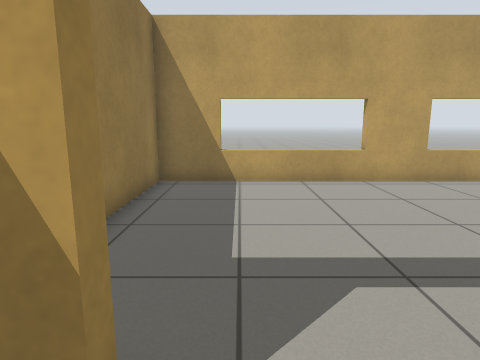
View 1 (above)

16 first-person views from a walk through a world built for the Gazebo simulator. The camera is 0.9 m above the floor, tilts 10° down and sees 75° across. The floor is counted in squares, 0.5 m on a side. Each view is taken from the middle of a square. On the plan, view 1 faces up. The plan holds only what a view shows up to about 16 squares ahead; the rest is blank. Gazebo's built-in surfaces are drawn with simple patterns.

View 2
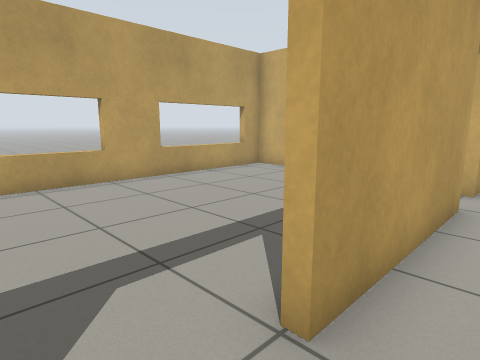

View 3
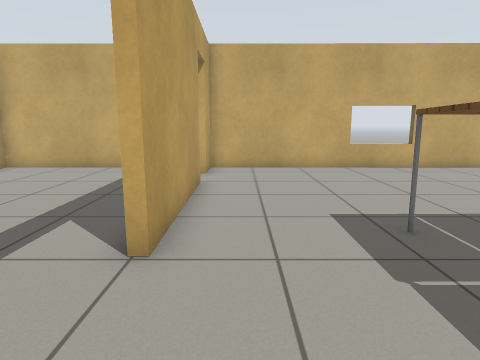

View 4
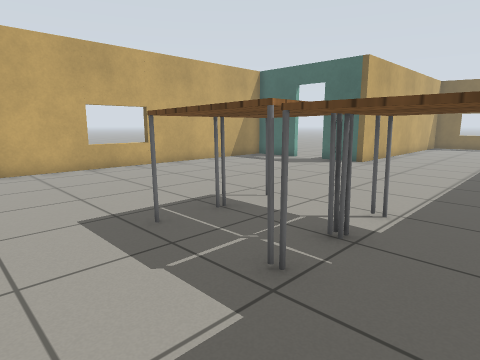

View 5
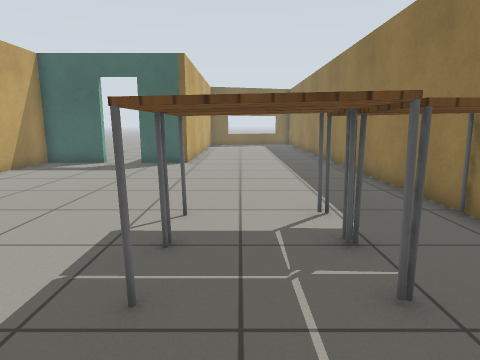

View 6
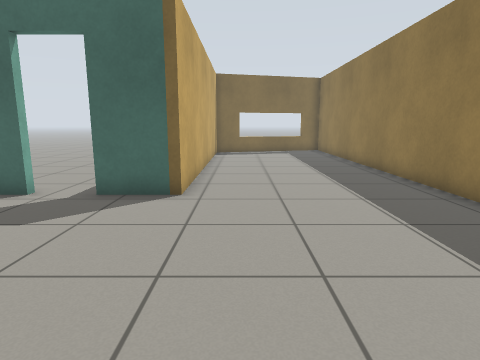

View 7
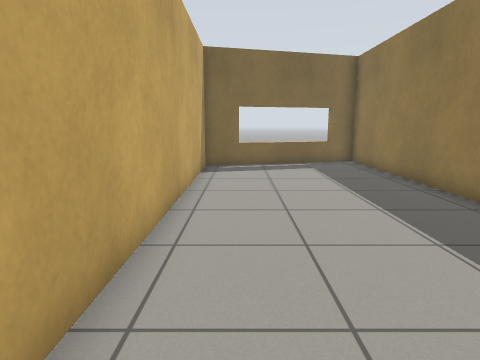

View 8
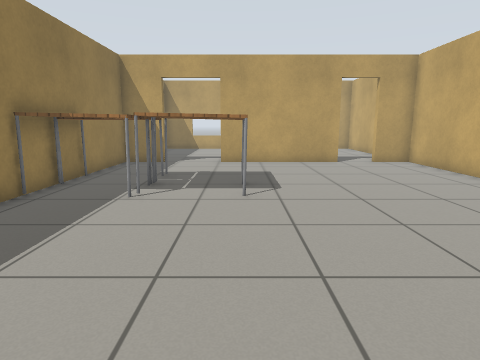

View 9
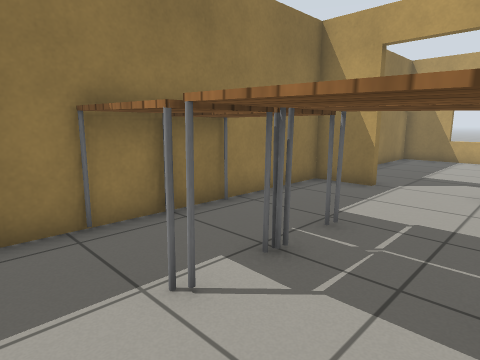

View 10
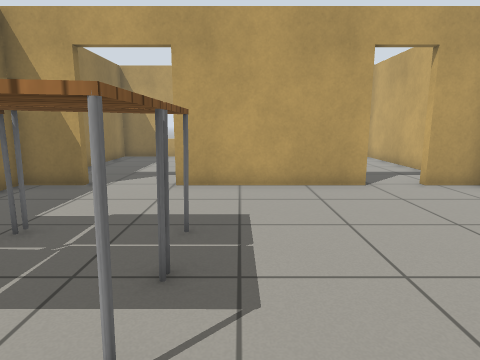

View 11
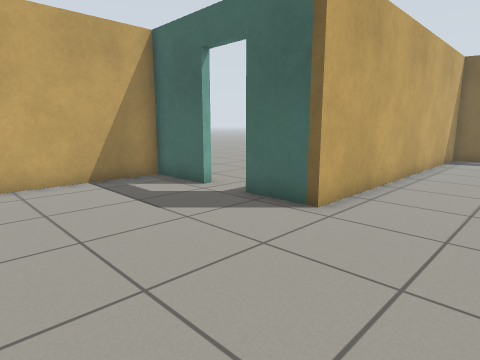

View 12
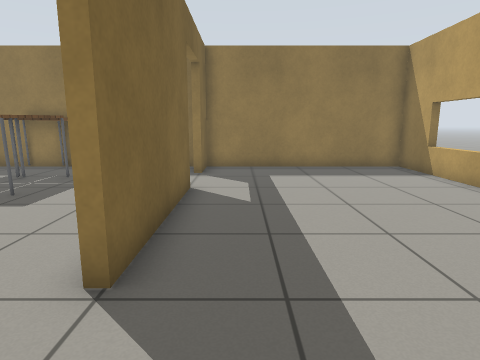

View 13
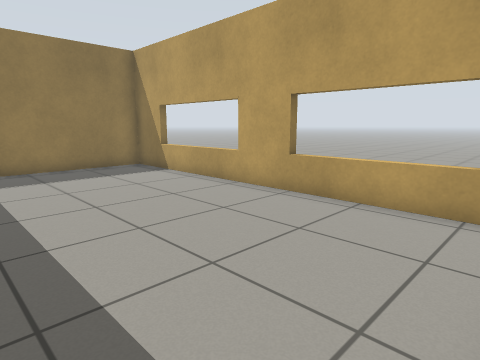

View 14
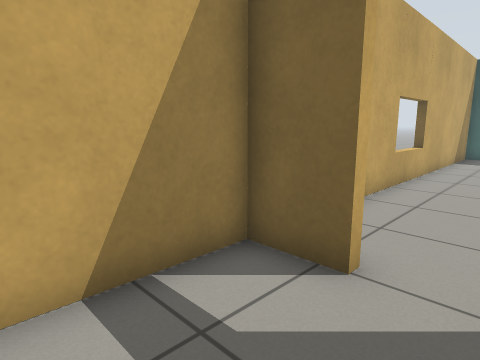

View 15
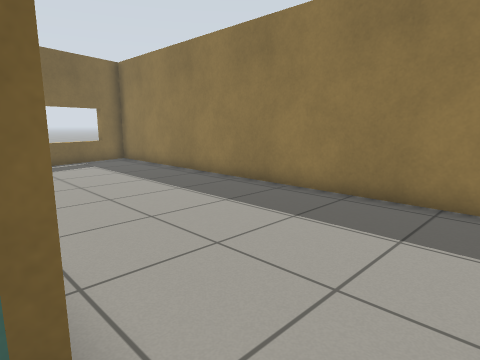

View 16
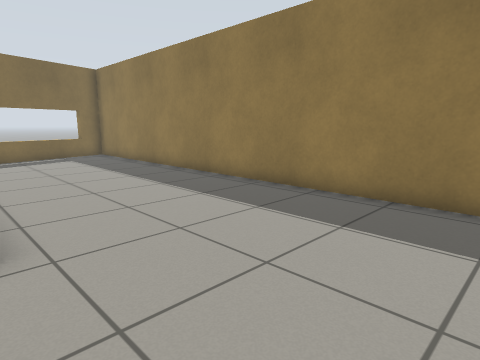

### Floor plan
Points are (right, up) in squares from view 1. A wall is a line through its corners. A room is listed if a view was taken in it or the views show most of it. See-through windows are left out.
Room 1 (views 1, 2, 3, 4, 5, 6, 7, 8, 9, 10, 11, 15, 16)
walls: (8.5, -15) (11.3, -15) (11.3, 1.3) (9.6, 1.3); (-0.6, 1.3) (-2.6, 1.3) (-2.6, -29.6) (4.5, -27.7) (4.5, -15) (6.7, -15); (7.9, 1.3) (2, 1.3)
ways out: open door at (0.8, 1.4) to room 2; open door at (8.7, 1.3) to room 2; open door at (7.5, -15)
objects: table (-2, -6) to (0, -5); table (-2, -4) to (-1, -3); table (0, -4) to (3, -3); table (1, -6) to (3, -5)
Room 2 (views 12, 13, 14)
walls: (2, 1.6) (7.9, 1.6); (9.6, 1.6) (11.3, 1.6) (11.3, 10) (-2.6, 10) (-2.6, 1.6) (-0.6, 1.6)
ways out: open door at (0.8, 1.4) to room 1; open door at (8.7, 1.3) to room 1

Positions as (right, up) in squares from view 1, and headings:
1: (0, 0), facing up
2: (0, 0), facing up-right
3: (-2, 0), facing right
4: (-2, 0), facing down-right
5: (2, 0), facing down
6: (3, -7), facing down
7: (3, -14), facing down
8: (3, -14), facing up
9: (3, -8), facing up-left
10: (4, -8), facing up
11: (1, -9), facing down-right
12: (11, 3), facing left
13: (11, 3), facing up-left
14: (8, 5), facing down-right
15: (5, -13), facing down-left
16: (5, -10), facing down-left
